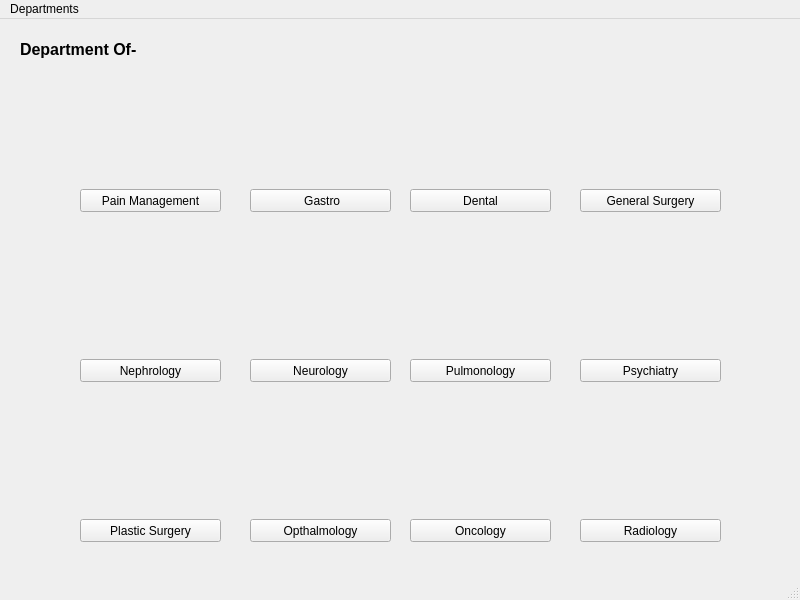
<?xml version="1.0" encoding="UTF-8"?>
<ui version="4.0">
 <class>Departments</class>
 <widget class="QMainWindow" name="Departments">
  <property name="geometry">
   <rect>
    <x>0</x>
    <y>0</y>
    <width>800</width>
    <height>600</height>
   </rect>
  </property>
  <property name="windowTitle">
   <string>MainWindow</string>
  </property>
  <widget class="QWidget" name="centralwidget">
   <widget class="QPushButton" name="pushButton_painManagement">
    <property name="geometry">
     <rect>
      <x>80</x>
      <y>170</y>
      <width>141</width>
      <height>23</height>
     </rect>
    </property>
    <property name="text">
     <string>Pain Management</string>
    </property>
   </widget>
   <widget class="QLabel" name="label">
    <property name="geometry">
     <rect>
      <x>20</x>
      <y>10</y>
      <width>201</width>
      <height>41</height>
     </rect>
    </property>
    <property name="text">
     <string>&lt;html&gt;&lt;head/&gt;&lt;body&gt;&lt;p&gt;&lt;span style=&quot; font-size:12pt; font-weight:600;&quot;&gt;Department Of-&lt;/span&gt;&lt;/p&gt;&lt;/body&gt;&lt;/html&gt;</string>
    </property>
   </widget>
   <widget class="QLabel" name="label_2">
    <property name="geometry">
     <rect>
      <x>80</x>
      <y>60</y>
      <width>141</width>
      <height>111</height>
     </rect>
    </property>
    <property name="text">
     <string/>
    </property>
    <property name="pixmap">
     <pixmap resource="resources.qrc">:/resource/img/departments/painmangement.jpg</pixmap>
    </property>
    <property name="scaledContents">
     <bool>true</bool>
    </property>
   </widget>
   <widget class="QPushButton" name="pushButton_painManagement_2">
    <property name="geometry">
     <rect>
      <x>250</x>
      <y>170</y>
      <width>141</width>
      <height>23</height>
     </rect>
    </property>
    <property name="text">
     <string> Gastro</string>
    </property>
   </widget>
   <widget class="QLabel" name="label_3">
    <property name="geometry">
     <rect>
      <x>250</x>
      <y>60</y>
      <width>141</width>
      <height>111</height>
     </rect>
    </property>
    <property name="text">
     <string/>
    </property>
    <property name="pixmap">
     <pixmap resource="resources.qrc">:/resource/img/departments/gastro.jpg</pixmap>
    </property>
    <property name="scaledContents">
     <bool>true</bool>
    </property>
   </widget>
   <widget class="QPushButton" name="pushButton_painManagement_3">
    <property name="geometry">
     <rect>
      <x>410</x>
      <y>170</y>
      <width>141</width>
      <height>23</height>
     </rect>
    </property>
    <property name="text">
     <string>Dental</string>
    </property>
   </widget>
   <widget class="QLabel" name="label_4">
    <property name="geometry">
     <rect>
      <x>410</x>
      <y>60</y>
      <width>141</width>
      <height>111</height>
     </rect>
    </property>
    <property name="text">
     <string/>
    </property>
    <property name="pixmap">
     <pixmap resource="resources.qrc">:/resource/img/departments/dental2.jpg</pixmap>
    </property>
    <property name="scaledContents">
     <bool>true</bool>
    </property>
   </widget>
   <widget class="QPushButton" name="pushButton_painManagement_4">
    <property name="geometry">
     <rect>
      <x>580</x>
      <y>170</y>
      <width>141</width>
      <height>23</height>
     </rect>
    </property>
    <property name="text">
     <string>General Surgery</string>
    </property>
   </widget>
   <widget class="QLabel" name="label_5">
    <property name="geometry">
     <rect>
      <x>580</x>
      <y>60</y>
      <width>141</width>
      <height>111</height>
     </rect>
    </property>
    <property name="text">
     <string/>
    </property>
    <property name="pixmap">
     <pixmap resource="resources.qrc">:/resource/img/departments/General surgery.jpg</pixmap>
    </property>
    <property name="scaledContents">
     <bool>true</bool>
    </property>
   </widget>
   <widget class="QPushButton" name="pushButton_painManagement_5">
    <property name="geometry">
     <rect>
      <x>250</x>
      <y>340</y>
      <width>141</width>
      <height>23</height>
     </rect>
    </property>
    <property name="text">
     <string>Neurology</string>
    </property>
   </widget>
   <widget class="QLabel" name="label_6">
    <property name="geometry">
     <rect>
      <x>250</x>
      <y>230</y>
      <width>141</width>
      <height>111</height>
     </rect>
    </property>
    <property name="text">
     <string/>
    </property>
    <property name="pixmap">
     <pixmap resource="resources.qrc">:/resource/img/departments/neurology.jpg</pixmap>
    </property>
    <property name="scaledContents">
     <bool>true</bool>
    </property>
   </widget>
   <widget class="QPushButton" name="pushButton_painManagement_6">
    <property name="geometry">
     <rect>
      <x>580</x>
      <y>340</y>
      <width>141</width>
      <height>23</height>
     </rect>
    </property>
    <property name="text">
     <string>Psychiatry</string>
    </property>
   </widget>
   <widget class="QPushButton" name="pushButton_painManagement_7">
    <property name="geometry">
     <rect>
      <x>410</x>
      <y>340</y>
      <width>141</width>
      <height>23</height>
     </rect>
    </property>
    <property name="text">
     <string>Pulmonology</string>
    </property>
   </widget>
   <widget class="QLabel" name="label_7">
    <property name="geometry">
     <rect>
      <x>410</x>
      <y>230</y>
      <width>141</width>
      <height>111</height>
     </rect>
    </property>
    <property name="text">
     <string/>
    </property>
    <property name="pixmap">
     <pixmap resource="resources.qrc">:/resource/img/departments/Pulmonology.jpg</pixmap>
    </property>
    <property name="scaledContents">
     <bool>true</bool>
    </property>
   </widget>
   <widget class="QPushButton" name="pushButton_painManagement_8">
    <property name="geometry">
     <rect>
      <x>80</x>
      <y>340</y>
      <width>141</width>
      <height>23</height>
     </rect>
    </property>
    <property name="text">
     <string>Nephrology</string>
    </property>
   </widget>
   <widget class="QLabel" name="label_8">
    <property name="geometry">
     <rect>
      <x>580</x>
      <y>230</y>
      <width>141</width>
      <height>111</height>
     </rect>
    </property>
    <property name="text">
     <string/>
    </property>
    <property name="pixmap">
     <pixmap resource="resources.qrc">:/resource/img/departments/Psychiatry.jpg</pixmap>
    </property>
    <property name="scaledContents">
     <bool>true</bool>
    </property>
   </widget>
   <widget class="QLabel" name="label_9">
    <property name="geometry">
     <rect>
      <x>80</x>
      <y>230</y>
      <width>141</width>
      <height>111</height>
     </rect>
    </property>
    <property name="text">
     <string/>
    </property>
    <property name="pixmap">
     <pixmap resource="resources.qrc">:/resource/img/departments/nephrology.png</pixmap>
    </property>
    <property name="scaledContents">
     <bool>true</bool>
    </property>
   </widget>
   <widget class="QPushButton" name="pushButton_painManagement_9">
    <property name="geometry">
     <rect>
      <x>250</x>
      <y>500</y>
      <width>141</width>
      <height>23</height>
     </rect>
    </property>
    <property name="text">
     <string>Opthalmology</string>
    </property>
   </widget>
   <widget class="QLabel" name="label_10">
    <property name="geometry">
     <rect>
      <x>250</x>
      <y>390</y>
      <width>141</width>
      <height>111</height>
     </rect>
    </property>
    <property name="text">
     <string/>
    </property>
    <property name="pixmap">
     <pixmap resource="resources.qrc">:/resource/img/departments/opthalmology.jpg</pixmap>
    </property>
    <property name="scaledContents">
     <bool>true</bool>
    </property>
   </widget>
   <widget class="QPushButton" name="pushButton_painManagement_10">
    <property name="geometry">
     <rect>
      <x>580</x>
      <y>500</y>
      <width>141</width>
      <height>23</height>
     </rect>
    </property>
    <property name="text">
     <string>Radiology</string>
    </property>
   </widget>
   <widget class="QPushButton" name="pushButton_painManagement_11">
    <property name="geometry">
     <rect>
      <x>410</x>
      <y>500</y>
      <width>141</width>
      <height>23</height>
     </rect>
    </property>
    <property name="text">
     <string>Oncology</string>
    </property>
   </widget>
   <widget class="QLabel" name="label_11">
    <property name="geometry">
     <rect>
      <x>410</x>
      <y>390</y>
      <width>141</width>
      <height>111</height>
     </rect>
    </property>
    <property name="text">
     <string/>
    </property>
    <property name="pixmap">
     <pixmap resource="resources.qrc">:/resource/img/departments/oncology.jpg</pixmap>
    </property>
    <property name="scaledContents">
     <bool>true</bool>
    </property>
   </widget>
   <widget class="QPushButton" name="pushButton_painManagement_12">
    <property name="geometry">
     <rect>
      <x>80</x>
      <y>500</y>
      <width>141</width>
      <height>23</height>
     </rect>
    </property>
    <property name="text">
     <string>Plastic Surgery</string>
    </property>
   </widget>
   <widget class="QLabel" name="label_12">
    <property name="geometry">
     <rect>
      <x>580</x>
      <y>390</y>
      <width>141</width>
      <height>111</height>
     </rect>
    </property>
    <property name="text">
     <string/>
    </property>
    <property name="pixmap">
     <pixmap resource="resources.qrc">:/resource/img/departments/Radiology-blog.jpg</pixmap>
    </property>
    <property name="scaledContents">
     <bool>true</bool>
    </property>
   </widget>
   <widget class="QLabel" name="label_13">
    <property name="geometry">
     <rect>
      <x>80</x>
      <y>390</y>
      <width>141</width>
      <height>111</height>
     </rect>
    </property>
    <property name="text">
     <string/>
    </property>
    <property name="pixmap">
     <pixmap resource="resources.qrc">:/resource/img/departments/plastic surgery.jpg</pixmap>
    </property>
    <property name="scaledContents">
     <bool>true</bool>
    </property>
   </widget>
  </widget>
  <widget class="QMenuBar" name="menubar">
   <property name="geometry">
    <rect>
     <x>0</x>
     <y>0</y>
     <width>800</width>
     <height>21</height>
    </rect>
   </property>
   <widget class="QMenu" name="menuDepartments">
    <property name="title">
     <string>Departments</string>
    </property>
   </widget>
   <addaction name="menuDepartments"/>
  </widget>
  <widget class="QStatusBar" name="statusbar"/>
 </widget>
 <resources>
  <include location="resources.qrc"/>
 </resources>
 <connections/>
</ui>
